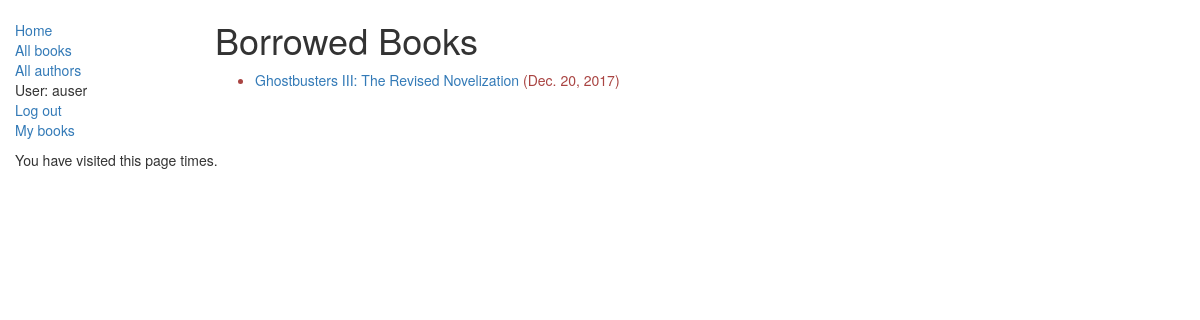
Page /catalog/mybooks/ (signed in) on the earlier database version.
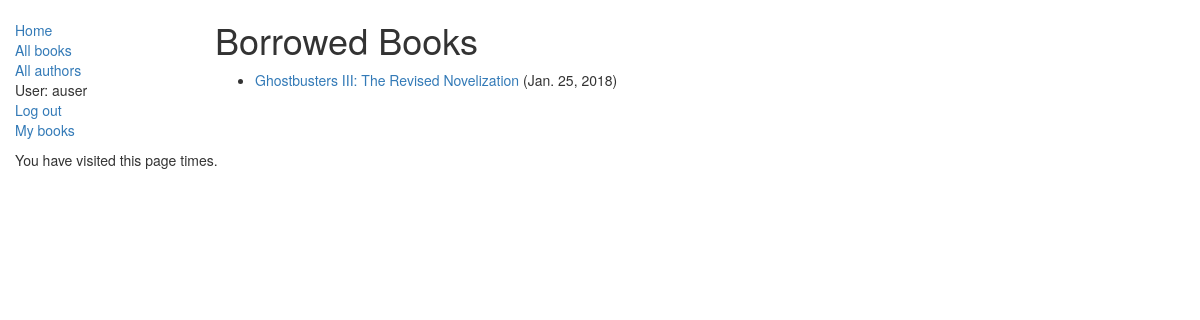
Same page on the later database version.
### catalog/models.py (models this page shows, shortened)
class BookInstance(models.Model):
    id = models.UUIDField(primary_key=True, default=uuid.uuid4, help_text="Unique ID for this book across the whole library")
    book = models.ForeignKey(Book, on_delete=models.SET_NULL, null=True)
    imprint = models.CharField(max_length=200)
    due_back = models.DateField(null=True, blank=True)
    LOAN_STATUS = (
        ('m', 'Maintenance'),
        ('o', 'On Loan'),
        ('a', 'Available'),
        ('r', 'Reserved'),
        ('p', 'Between Matter Phases'),
        ('x', 'Trapped in Dimension X'),
        ('k', 'Not Yet Provided By The Free Market')
    )
    status = models.CharField(max_length=1, choices=LOAN_STATUS, blank=True, default='m', help_text='Book availability')
    borrower = models.ForeignKey(User, on_delete=models.SET_NULL, null=True, blank=True)
    class Meta:
        ordering = ['due_back']
        permissions = (("can_mark_returned", "Set book as returned"),("can_renew", "Renew book due date"))
    @property
    def is_overdue(self):
        if self.due_back and date.today() > self.due_back:
            return True
        return False

class Book(models.Model):
    title = models.CharField(max_length=200)
    author = models.ForeignKey('Author', on_delete=models.SET_NULL, null=True)
    summary = models.TextField(max_length=1000, help_text="Please enter a BRIEF description of the book")
    isbn = models.CharField('ISBN', max_length=13, help_text='13-character <a href="https://www.isbn-international.org/content/what-isbn">ISBN number</a>')
    genre = models.ManyToManyField(Genre, help_text="Select a genre for this book")
    language = models.ForeignKey(Language, on_delete=models.SET_NULL, null=True)
    def get_absolute_url(self):
        return reverse('book-detail', args=[str(self.id)])
    def display_genre(self):
        """
        Returns first 3 genres in short description string so admin site can display
        """
        return ', '.join([genre.name for genre in self.genre.all()[:3]])
    display_genre.short_description = 'Hurf Blurf'

### catalog/views.py (the view)
class LoanedBooksByUserListView(LoginRequiredMixin, generic.ListView):
    model = BookInstance
    template_name = 'catalog/bookinstance_list_borrowed_user.html'
    paginate_by = 10
    def get_queryset(self):
        return BookInstance.objects.filter(borrower = self.request.user).filter(status__exact='o').order_by('due_back')

### catalog/templates/catalog/bookinstance_list_borrowed_user.html
{% extends "base_generic.html" %}
{% block content %}
    <h1>Borrowed Books</h1>
    {% if bookinstance_list %}
    <ul>
        {% for bookinst in bookinstance_list %}
        <li class="{% if bookinst.is_overdue %}text-danger{% endif %}">
            <a href="{{ bookinst.book.get_absolute_url }}">{{ bookinst.book.title }}</a> ({{ bookinst.due_back }})
        </li>
        {% endfor %}
    </ul>
    {% else %}
    <p>No books have been borrowed.</p>
    {% endif %}
{% endblock %}

### catalog/templates/base_generic.html (shortened to what this page needs)
<!DOCTYPE html>
<html lang="en">
    <head>
        <link rel="stylesheet" href="https://maxcdn.bootstrapcdn.com/bootstrap/3.3.7/css/bootstrap.min.css">
        {% load static %}
        <link rel="stylesheet" href="{% static 'css/style.css' %}">
    </head>
    <body>
        <div class="container-fluid">
            <div class="row">
                <div class="col-sm-2">
                    {% block sidebar %}
                    <ul class="sidebar-nav">
                        <li><a href="{% url 'index' %}">Home</a></li>
                        <li><a href="{% url 'books' %}">All books</a></li>
                        <li><a href="{% url 'authors' %}">All authors</a></li>
                        {% if user.is_authenticated %}
                        <li>User: {{ user.get_username }}</li>
                        <li><a href="{% url 'logout' %}?next={{ request.path }}">Log out</a></li>
                        <li><a href="{% url 'borrowed-books' %}">My books</a></li>
                        {% else %}
                        <li><a href="{% url 'login' %}?next={{ request.path }}">Log in</a></li>
                        {% endif %}
                    </ul>
                    {% endblock %}
                </div>
                <div class="col-sm-10">
                    {% block content %}{% endblock %}
                </div>
            </div>
            <p>You have visited this page {{ num_visits }} {% if num_visits == 1 %}time{% else %}times{% endif %}.</p>
        </div>
    </body>
</html>

### catalog/static/css/style.css (style rules this page uses)
.sidebar-nav { margin-top: 20px; padding: 0; list-style: none; }

Differences in the rows shown:
changed BookInstance "Ghostbusters III: The Revised Novelization": due_back "Dec. 20, 2017" → "Jan. 25, 2018"
